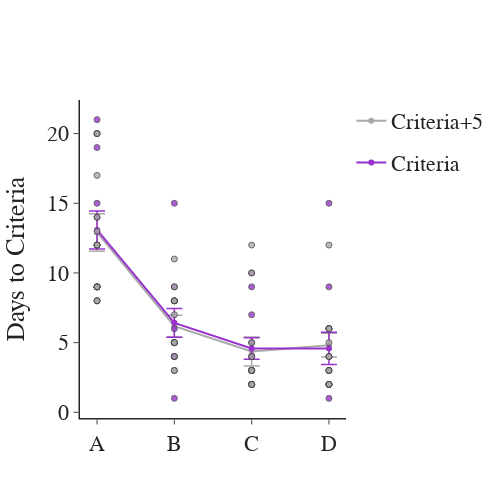

Notebook cell for this chart:
### Code cell
## Plot days to criteria
fig = pf.custom_graph_template(x_title='', y_title='Days to Criteria')
for group in np.unique(result['group']):
    plot_data = result[result['group'] == group]
    if group == 'cr_5':
        gname = 'Criteria+5'
    else:
        gname = 'Criteria'
    fig.add_trace(go.Scatter(x=plot_data['session'], y=plot_data['session_count']['mean'], mode='lines+markers',
                             error_y=dict(type='data', array=plot_data['session_count']['sem'], thickness=1.5, width=8),
                             name=gname, legendgroup=group, line_color=group_colors[group]))
for mouse in criteria + cr_5:
    mouse_data = days_to_criteria[days_to_criteria['mouse'] == mouse]
    group = 'criteria' if mouse in criteria else 'cr_5'
    fig.add_trace(go.Scatter(x=mouse_data['session'], y=mouse_data['session_count'], mode='markers',
                             marker_color=group_colors[group], legendgroup=group, opacity=0.8, 
                             showlegend=False, marker_line_width=1, name=mouse))
fig.show()
fig.write_image(pjoin(fig_path, 'days_to_criteria.png'))
days_to_criteria.mixed_anova(dv='session_count', within='session', subject='mouse', between='group')

### Figure 1 — Plotly figure (JSON) as saved in the notebook; plotly's stock layout.template omitted (floating-point values rounded to 4 significant figures)
{"data": [{"error_y": {"array": [1.345, 0.7841, 1.038, 0.8509], "thickness": 1.5, "type": "data", "width": 8}, "legendgroup": "cr_5", "line": {"color": "darkgrey"}, "mode": "lines+markers", "name": "Criteria+5", "type": "scatter", "x": ["A", "B", "C", "D"], "y": [12.91, 6.182, 4.364, 4.818]}, {"error_y": {"array": [1.362, 1.026, 0.7732, 1.158], "thickness": 1.5, "type": "data", "width": 8}, "legendgroup": "criteria", "line": {"color": "darkorchid"}, "mode": "lines+markers", "name": "Criteria", "type": "scatter", "x": ["A", "B", "C", "D"], "y": [13.08, 6.417, 4.583, 4.583]}, {"legendgroup": "criteria", "marker": {"color": "darkorchid", "line": {"width": 1}}, "mode": "markers", "name": "ms09", "opacity": 0.8, "showlegend": false, "type": "scatter", "x": ["A", "B", "C", "D"], "y": [12, 8, 3, 2]}, {"legendgroup": "criteria", "marker": {"color": "darkorchid", "line": {"width": 1}}, "mode": "markers", "name": "ms11", "opacity": 0.8, "showlegend": false, "type": "scatter", "x": ["A", "B", "C", "D"], "y": [8, 5, 3, 6]}, {"legendgroup": "criteria", "marker": {"color": "darkorchid", "line": {"width": 1}}, "mode": "markers", "name": "ms12", "opacity": 0.8, "showlegend": false, "type": "scatter", "x": ["A", "B", "C", "D"], "y": [9, 4, 10, 6]}, {"legendgroup": "criteria", "marker": {"color": "darkorchid", "line": {"width": 1}}, "mode": "markers", "name": "ms17", "opacity": 0.8, "showlegend": false, "type": "scatter", "x": ["A", "B", "C", "D"], "y": [9, 4, 4, 1]}, {"legendgroup": "criteria", "marker": {"color": "darkorchid", "line": {"width": 1}}, "mode": "markers", "name": "ms19", "opacity": 0.8, "showlegend": false, "type": "scatter", "x": ["A", "B", "C", "D"], "y": [21, 4, 2, 15]}, {"legendgroup": "criteria", "marker": {"color": "darkorchid", "line": {"width": 1}}, "mode": "markers", "name": "ms21", "opacity": 0.8, "showlegend": false, "type": "scatter", "x": ["A", "B", "C", "D"], "y": [20, 6, 3, 3]}, {"legendgroup": "criteria", "marker": {"color": "darkorchid", "line": {"width": 1}}, "mode": "markers", "name": "ms26", "opacity": 0.8, "showlegend": false, "type": "scatter", "x": ["A", "B", "C", "D"], "y": [19, 9, 3, 2]}, {"legendgroup": "criteria", "marker": {"color": "darkorchid", "line": {"width": 1}}, "mode": "markers", "name": "ms27", "opacity": 0.8, "showlegend": false, "type": "scatter", "x": ["A", "B", "C", "D"], "y": [9, 8, 5, 3]}, {"legendgroup": "criteria", "marker": {"color": "darkorchid", "line": {"width": 1}}, "mode": "markers", "name": "ms30", "opacity": 0.8, "showlegend": false, "type": "scatter", "x": ["A", "B", "C", "D"], "y": [9, 15, 2, 4]}, {"legendgroup": "criteria", "marker": {"color": "darkorchid", "line": {"width": 1}}, "mode": "markers", "name": "ms31", "opacity": 0.8, "showlegend": false, "type": "scatter", "x": ["A", "B", "C", "D"], "y": [15, 8, 4, 2]}, {"legendgroup": "criteria", "marker": {"color": "darkorchid", "line": {"width": 1}}, "mode": "markers", "name": "ms33", "opacity": 0.8, "showlegend": false, "type": "scatter", "x": ["A", "B", "C", "D"], "y": [12, 1, 7, 9]}, {"legendgroup": "criteria", "marker": {"color": "darkorchid", "line": {"width": 1}}, "mode": "markers", "name": "ms34", "opacity": 0.8, "showlegend": false, "type": "scatter", "x": ["A", "B", "C", "D"], "y": [14, 5, 9, 2]}, {"legendgroup": "cr_5", "marker": {"color": "darkgrey", "line": {"width": 1}}, "mode": "markers", "name": "ms10", "opacity": 0.8, "showlegend": false, "type": "scatter", "x": ["A", "B", "C", "D"], "y": [20, 5, 4, 12]}, {"legendgroup": "cr_5", "marker": {"color": "darkgrey", "line": {"width": 1}}, "mode": "markers", "name": "ms13", "opacity": 0.8, "showlegend": false, "type": "scatter", "x": ["A", "B", "C", "D"], "y": [20, 4, 3, 2]}, {"legendgroup": "cr_5", "marker": {"color": "darkgrey", "line": {"width": 1}}, "mode": "markers", "name": "ms14", "opacity": 0.8, "showlegend": false, "type": "scatter", "x": ["A", "B", "C", "D"], "y": [13, 8, 2, 6]}, {"legendgroup": "cr_5", "marker": {"color": "darkgrey", "line": {"width": 1}}, "mode": "markers", "name": "ms15", "opacity": 0.8, "showlegend": false, "type": "scatter", "x": ["A", "B", "C", "D"], "y": [8, 9, 3, 4]}, {"legendgroup": "cr_5", "marker": {"color": "darkgrey", "line": {"width": 1}}, "mode": "markers", "name": "ms16", "opacity": 0.8, "showlegend": false, "type": "scatter", "x": ["A", "B", "C", "D"], "y": [9, 5, 2, 3]}, {"legendgroup": "cr_5", "marker": {"color": "darkgrey", "line": {"width": 1}}, "mode": "markers", "name": "ms20", "opacity": 0.8, "showlegend": false, "type": "scatter", "x": ["A", "B", "C", "D"], "y": [8, 3, 5, 6]}, {"legendgroup": "cr_5", "marker": {"color": "darkgrey", "line": {"width": 1}}, "mode": "markers", "name": "ms23", "opacity": 0.8, "showlegend": false, "type": "scatter", "x": ["A", "B", "C", "D"], "y": [17, 5, 10, 3]}, {"legendgroup": "cr_5", "marker": {"color": "darkgrey", "line": {"width": 1}}, "mode": "markers", "name": "ms24", "opacity": 0.8, "showlegend": false, "type": "scatter", "x": ["A", "B", "C", "D"], "y": [12, 11, 3, 4]}, {"legendgroup": "cr_5", "marker": {"color": "darkgrey", "line": {"width": 1}}, "mode": "markers", "name": "ms25", "opacity": 0.8, "showlegend": false, "type": "scatter", "x": ["A", "B", "C", "D"], "y": [14, 8, 12, 6]}, {"legendgroup": "cr_5", "marker": {"color": "darkgrey", "line": {"width": 1}}, "mode": "markers", "name": "ms29", "opacity": 0.8, "showlegend": false, "type": "scatter", "x": ["A", "B", "C", "D"], "y": [9, 3, 2, 2]}, {"legendgroup": "cr_5", "marker": {"color": "darkgrey", "line": {"width": 1}}, "mode": "markers", "name": "ms32", "opacity": 0.8, "showlegend": false, "type": "scatter", "x": ["A", "B", "C", "D"], "y": [12, 7, 2, 5]}], "layout": {"font": {"family": "Arial", "size": 22}, "height": 500, "title": {"x": 0.5, "xanchor": "center", "y": 0.9, "yanchor": "top"}, "width": 500, "xaxis": {"anchor": "y", "domain": [0, 1], "linewidth": 1.5, "title": {"text": ""}}, "yaxis": {"anchor": "x", "domain": [0, 1], "linewidth": 1.5, "title": {"text": "Days to Criteria"}}}}
